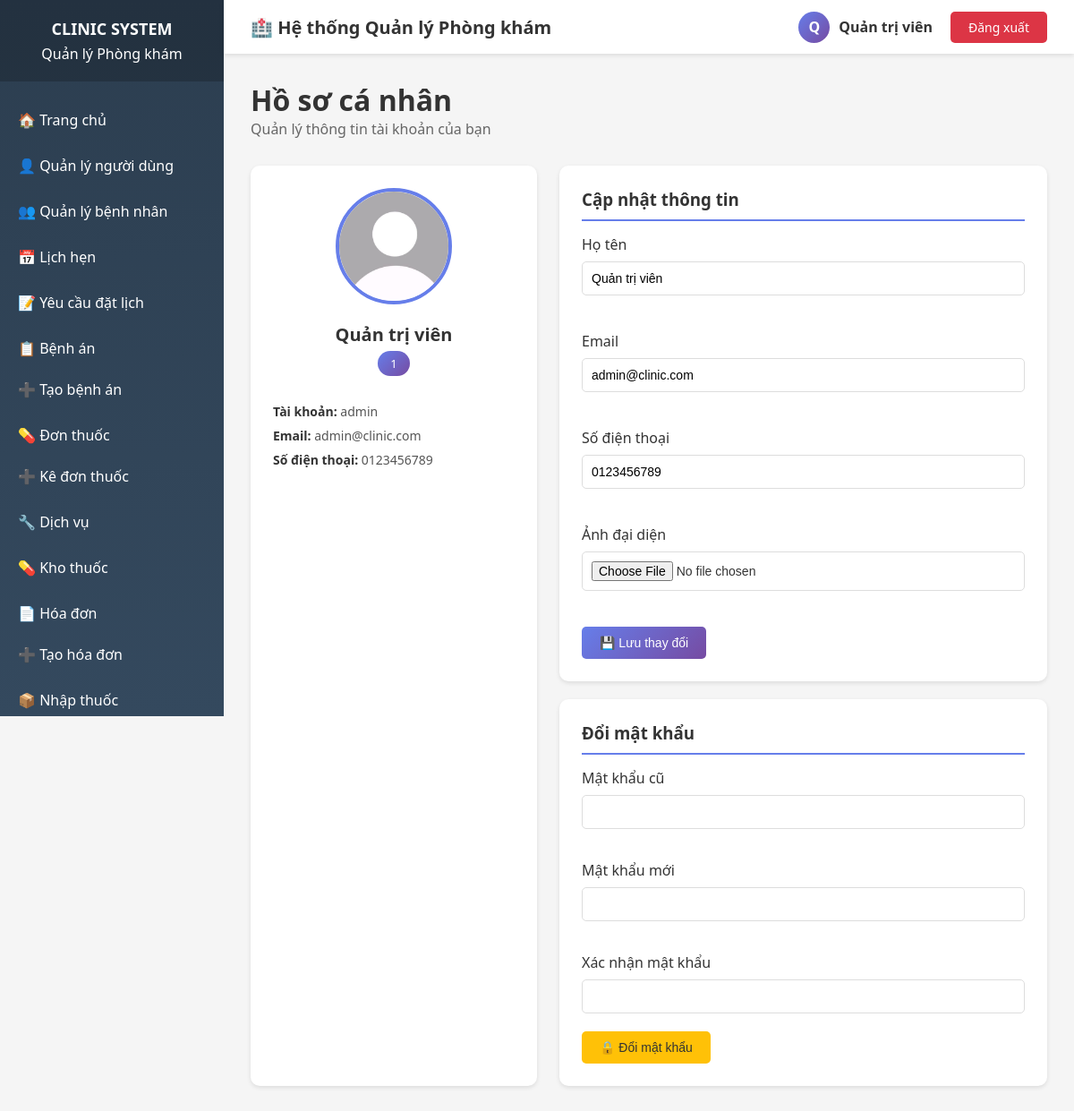
The app's page /profile.php (signed in) with its own data.
### tables this page shows
CREATE TABLE users (
    id INT AUTO_INCREMENT PRIMARY KEY,
    username VARCHAR(50) NOT NULL UNIQUE,
    password VARCHAR(255) NOT NULL,
    role_id INT NOT NULL,
    full_name VARCHAR(100),
    email VARCHAR(100),
    phone VARCHAR(20),
    is_active BOOLEAN DEFAULT TRUE,
    created_at TIMESTAMP DEFAULT CURRENT_TIMESTAMP,
    updated_at TIMESTAMP DEFAULT CURRENT_TIMESTAMP ON UPDATE CURRENT_TIMESTAMP,
    avatar VARCHAR(255) Null,
    FOREIGN KEY (role_id) REFERENCES roles(id)
);

### profile.php (the view, shortened to what this page needs)
<?php
$db = getDB();
$user_id = $_SESSION['user_id'];
$stmt = $db->prepare("
    SELECT id, full_name, username, email, role_id, avatar, phone
    FROM users
    WHERE id=?
");
$stmt->execute([$user_id]);
$user = $stmt->fetch(PDO::FETCH_ASSOC);
?>
<!DOCTYPE html>
<html lang="en">
<head>
    <link rel="stylesheet" href="assets/css/style.css">
</head>
<body>
  <?php include 'includes/sidebar.php'; ?>
<?php include 'includes/header.php'; ?>
<div class="main-content">
    <h1>Hồ sơ cá nhân</h1>
    <p class="subtitle">Quản lý thông tin tài khoản của bạn</p>
    <div class="profile-wrapper">
        <div class="profile-card">
            <div class="profile-avatar">
                <img src="<?= !empty($user['avatar']) ? $user['avatar'] : 'assets/img/default-avatar.jpg' ?>">
            </div>
            <div class="profile-name">
                <?= htmlspecialchars($user['full_name']) ?>
            </div>
            <span class="profile-role">
                <?= strtoupper($user['role_id']) ?>
            </span>
            <div class="profile-meta">
                <p><strong>Tài khoản:</strong> <?= $user['username'] ?></p>
                <p><strong>Email:</strong> <?= $user['email'] ?></p>
                <p><strong>Số điện thoại:</strong> <?= $user['phone'] ?></p>
            </div>
        </div>
        <div class="profile-content">
            <div class="profile-section">
                <h3>Cập nhật thông tin</h3>
                <form method="POST"
                      action=""
                      enctype="multipart/form-data">
                    <div class="form-grid">
                        <div class="form-group">
                            <label>Họ tên</label>
                            <input type="text"
                                   name="full_name"
                                   value="<?= $user['full_name'] ?>"
                                   required>
                        </div>
                        <div class="form-group">
                            <label>Email</label>
                            <input type="email"
                                   name="email"
                                   value="<?= $user['email'] ?>"
                                   required>
                        </div>
                        <div class="form-group">
                            <label>Số điện thoại</label>
                            <input type="text"
                                   name="phone"
                                   value="<?= $user['phone'] ?>"
                                   required>
                        </div>
                        <div class="form-group">
                            <label>Ảnh đại diện</label>
                            <input type="file" name="avatar">
                        </div>
                    </div>
                    <button type="submit" class="btn btn-primary">
                        💾 Lưu thay đổi
                    </button>
                </form>
            </div>
            <div class="profile-section">
                <h3>Đổi mật khẩu</h3>
                <form method="POST" action="">
                    <div class="password-grid">
                        <div class="form-group">
                            <label>Mật khẩu cũ</label>
                            <input type="password"
                                   name="old_password"
                                   required>
                        </div>
                        <div class="form-group">
                            <label>Mật khẩu mới</label>
                            <input type="password"
                                   name="new_password"
                                   required>
                        </div>
                        <div class="form-group">
                            <label>Xác nhận mật khẩu</label>
                            <input type="password"
                                   name="confirm_password"
                                   required>
                        </div>
                    </div>
                    <button type="submit" class="btn btn-warning">
                        🔒 Đổi mật khẩu
                    </button>
                </form>
            </div>
        </div>
    </div>
</div>
</body>
    </html>

### includes/header.php (shortened to what this page needs)
<div class="header">
    <div class="header-left">
        <h2>🏥 Hệ thống Quản lý Phòng khám</h2>
    </div>
    <div class="header-right">
        <div class="user-info">
            <div class="user-avatar">
                <?php echo strtoupper(substr($user['full_name'], 0, 1)); ?>
            </div>
            <div>
                <strong><?php echo htmlspecialchars($user['full_name']); ?></strong><br>
            </div>
        </div>
        <a href="logout.php" class="btn-logout">Đăng xuất</a>
    </div>
</div>

### assets/css/style.css (style rules this page uses)
* { margin: 0; padding: 0; box-sizing: border-box; }
body { font-family: 'Segoe UI', Tahoma, Geneva, Verdana, sans-serif; background: #f5f5f5; color: #333; }
.header { position: fixed; top: 0; left: 250px; right: 0; height: 60px; background: white; box-shadow: 0 2px 5px rgba(0,0,0,0.1); display: flex; justify-content: space-between; align-items: center; padding: 0 30px; z-index: 100; }
.header-left h2 { font-size: 20px; color: #333; }
.header-right { display: flex; align-items: center; gap: 20px; }
.user-info { display: flex; align-items: center; gap: 10px; }
.user-avatar { width: 35px; height: 35px; background: linear-gradient(135deg, #667eea 0%, #764ba2 100%); border-radius: 50%; display: flex; align-items: center; justify-content: center; color: white; font-weight: bold; }
.btn-logout { padding: 8px 20px; background: #dc3545; color: white; border: none; border-radius: 5px; cursor: pointer; text-decoration: none; font-size: 14px; transition: background 0.3s; }
.main-content { margin-left: 250px; margin-top: 60px; padding: 30px; width: calc(100% - 250px); }
.subtitle { color: #666; margin-bottom: 30px; }
.form-grid { display: grid; grid-template-columns: repeat(auto-fit, minmax(300px, 1fr)); gap: 20px; margin-bottom: 20px; }
.form-group { margin-bottom: 20px; }
.form-group label { display: block; margin-bottom: 8px; font-weight: 500; color: #333; }
.form-group input, .form-group select, .form-group textarea { width: 100%; padding: 10px; border: 1px solid #ddd; border-radius: 5px; font-size: 14px; }
.btn { padding: 10px 20px; border: none; border-radius: 5px; cursor: pointer; font-size: 14px; text-decoration: none; display: inline-block; transition: all 0.3s; }
.btn-primary { background: linear-gradient(135deg, #667eea 0%, #764ba2 100%); color: white; }
.btn-warning { background: #ffc107; color: #333; }
.profile-wrapper { display: grid; grid-template-columns: 320px 1fr; gap: 25px; }
.profile-card { background: white; padding: 25px; border-radius: 10px; box-shadow: 0 2px 5px rgba(0,0,0,0.1); text-align: center; }
.profile-avatar { margin-bottom: 15px; }
.profile-avatar img { width: 130px; height: 130px; border-radius: 50%; object-fit: cover; border: 4px solid #667eea; }
.profile-name { font-size: 20px; font-weight: 600; margin-bottom: 5px; }
.profile-role { display: inline-block; background: linear-gradient(135deg,#667eea,#764ba2); color: white; padding: 5px 14px; border-radius: 20px; font-size: 13px; margin-bottom: 15px; }
.profile-meta { text-align: left; margin-top: 15px; }
.profile-meta p { margin: 8px 0; font-size: 14px; color: #555; }
.profile-meta strong { color: #333; }
.profile-content { display: flex; flex-direction: column; gap: 20px; }
.profile-section { background: white; padding: 25px; border-radius: 10px; box-shadow: 0 2px 5px rgba(0,0,0,0.1); }
.profile-section h3 { margin-bottom: 15px; padding-bottom: 10px; border-bottom: 2px solid #667eea; }
.password-grid { display: grid; grid-template-columns: repeat(auto-fit,minmax(250px,1fr)); gap: 15px; }

### records on screen
users: full_name "Q", full_name "Quản trị viên", role "1", username "admin", email "admin@clinic.com", phone "0123456789"
